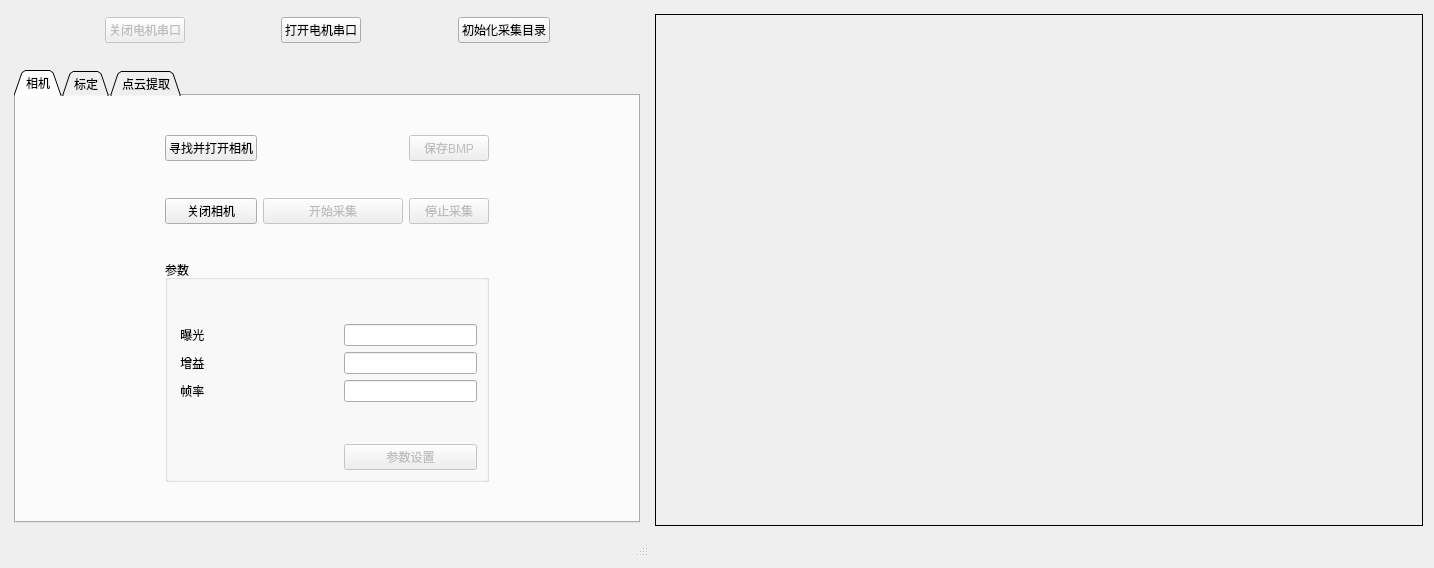
<?xml version="1.0" encoding="UTF-8"?>
<ui version="4.0">
 <class>Widget</class>
 <widget class="QWidget" name="Widget">
  <property name="enabled">
   <bool>true</bool>
  </property>
  <property name="geometry">
   <rect>
    <x>0</x>
    <y>0</y>
    <width>1434</width>
    <height>568</height>
   </rect>
  </property>
  <property name="windowTitle">
   <string>三维重建</string>
  </property>
  <layout class="QGridLayout" name="gridLayout_8">
   <item row="3" column="0">
    <spacer name="horizontalSpacer_12">
     <property name="orientation">
      <enum>Qt::Horizontal</enum>
     </property>
     <property name="sizeHint" stdset="0">
      <size>
       <width>40</width>
       <height>20</height>
      </size>
     </property>
    </spacer>
   </item>
   <item row="2" column="1">
    <spacer name="verticalSpacer_2">
     <property name="orientation">
      <enum>Qt::Vertical</enum>
     </property>
     <property name="sizeType">
      <enum>QSizePolicy::Fixed</enum>
     </property>
     <property name="sizeHint" stdset="0">
      <size>
       <width>20</width>
       <height>15</height>
      </size>
     </property>
    </spacer>
   </item>
   <item row="7" column="1" colspan="2">
    <widget class="QStatusBar" name="statusbar">
     <property name="autoFillBackground">
      <bool>false</bool>
     </property>
     <property name="title" stdset="0">
      <string>GroupBox</string>
     </property>
    </widget>
   </item>
   <item row="3" column="2">
    <spacer name="horizontalSpacer_23">
     <property name="orientation">
      <enum>Qt::Horizontal</enum>
     </property>
     <property name="sizeHint" stdset="0">
      <size>
       <width>40</width>
       <height>20</height>
      </size>
     </property>
    </spacer>
   </item>
   <item row="1" column="1">
    <layout class="QGridLayout" name="gridLayout_2">
     <item row="1" column="3">
      <spacer name="verticalSpacer_3">
       <property name="orientation">
        <enum>Qt::Vertical</enum>
       </property>
       <property name="sizeHint" stdset="0">
        <size>
         <width>20</width>
         <height>40</height>
        </size>
       </property>
      </spacer>
     </item>
     <item row="0" column="6">
      <spacer name="horizontalSpacer_7">
       <property name="orientation">
        <enum>Qt::Horizontal</enum>
       </property>
       <property name="sizeHint" stdset="0">
        <size>
         <width>40</width>
         <height>20</height>
        </size>
       </property>
      </spacer>
     </item>
     <item row="0" column="2">
      <spacer name="horizontalSpacer">
       <property name="orientation">
        <enum>Qt::Horizontal</enum>
       </property>
       <property name="sizeHint" stdset="0">
        <size>
         <width>40</width>
         <height>20</height>
        </size>
       </property>
      </spacer>
     </item>
     <item row="0" column="4">
      <spacer name="horizontalSpacer_3">
       <property name="orientation">
        <enum>Qt::Horizontal</enum>
       </property>
       <property name="sizeHint" stdset="0">
        <size>
         <width>40</width>
         <height>20</height>
        </size>
       </property>
      </spacer>
     </item>
     <item row="0" column="0">
      <spacer name="horizontalSpacer_2">
       <property name="orientation">
        <enum>Qt::Horizontal</enum>
       </property>
       <property name="sizeHint" stdset="0">
        <size>
         <width>40</width>
         <height>20</height>
        </size>
       </property>
      </spacer>
     </item>
     <item row="0" column="3">
      <widget class="QPushButton" name="motor_on_pushButton">
       <property name="text">
        <string>打开电机串口</string>
       </property>
      </widget>
     </item>
     <item row="0" column="1">
      <widget class="QPushButton" name="close_serial">
       <property name="enabled">
        <bool>false</bool>
       </property>
       <property name="contextMenuPolicy">
        <enum>Qt::NoContextMenu</enum>
       </property>
       <property name="text">
        <string>关闭电机串口</string>
       </property>
      </widget>
     </item>
     <item row="0" column="5">
      <widget class="QPushButton" name="setup">
       <property name="text">
        <string>初始化采集目录</string>
       </property>
      </widget>
     </item>
    </layout>
   </item>
   <item row="3" column="1">
    <widget class="QTabWidget" name="tabWidget">
     <property name="tabShape">
      <enum>QTabWidget::Triangular</enum>
     </property>
     <property name="currentIndex">
      <number>0</number>
     </property>
     <widget class="QWidget" name="tab_camera">
      <attribute name="title">
       <string>相机</string>
      </attribute>
      <layout class="QGridLayout" name="gridLayout_6">
       <item row="0" column="2">
        <spacer name="verticalSpacer_17">
         <property name="orientation">
          <enum>Qt::Vertical</enum>
         </property>
         <property name="sizeHint" stdset="0">
          <size>
           <width>20</width>
           <height>40</height>
          </size>
         </property>
        </spacer>
       </item>
       <item row="1" column="3">
        <widget class="QPushButton" name="save_bmp">
         <property name="enabled">
          <bool>false</bool>
         </property>
         <property name="text">
          <string>保存BMP</string>
         </property>
        </widget>
       </item>
       <item row="3" column="3">
        <widget class="QPushButton" name="stop_capture">
         <property name="enabled">
          <bool>false</bool>
         </property>
         <property name="text">
          <string>停止采集</string>
         </property>
        </widget>
       </item>
       <item row="1" column="0">
        <spacer name="horizontalSpacer_21">
         <property name="orientation">
          <enum>Qt::Horizontal</enum>
         </property>
         <property name="sizeHint" stdset="0">
          <size>
           <width>40</width>
           <height>20</height>
          </size>
         </property>
        </spacer>
       </item>
       <item row="1" column="1">
        <widget class="QPushButton" name="find_openCamera">
         <property name="text">
          <string>寻找并打开相机</string>
         </property>
        </widget>
       </item>
       <item row="1" column="2">
        <spacer name="horizontalSpacer_20">
         <property name="orientation">
          <enum>Qt::Horizontal</enum>
         </property>
         <property name="sizeHint" stdset="0">
          <size>
           <width>40</width>
           <height>20</height>
          </size>
         </property>
        </spacer>
       </item>
       <item row="2" column="2">
        <spacer name="verticalSpacer_19">
         <property name="orientation">
          <enum>Qt::Vertical</enum>
         </property>
         <property name="sizeHint" stdset="0">
          <size>
           <width>20</width>
           <height>40</height>
          </size>
         </property>
        </spacer>
       </item>
       <item row="1" column="4">
        <spacer name="horizontalSpacer_22">
         <property name="orientation">
          <enum>Qt::Horizontal</enum>
         </property>
         <property name="sizeHint" stdset="0">
          <size>
           <width>40</width>
           <height>20</height>
          </size>
         </property>
        </spacer>
       </item>
       <item row="6" column="2">
        <spacer name="verticalSpacer_18">
         <property name="orientation">
          <enum>Qt::Vertical</enum>
         </property>
         <property name="sizeHint" stdset="0">
          <size>
           <width>20</width>
           <height>40</height>
          </size>
         </property>
        </spacer>
       </item>
       <item row="4" column="1">
        <spacer name="verticalSpacer_20">
         <property name="orientation">
          <enum>Qt::Vertical</enum>
         </property>
         <property name="sizeHint" stdset="0">
          <size>
           <width>20</width>
           <height>40</height>
          </size>
         </property>
        </spacer>
       </item>
       <item row="5" column="1" colspan="3">
        <widget class="QGroupBox" name="groupBox_4">
         <property name="title">
          <string>参数</string>
         </property>
         <layout class="QGridLayout" name="gridLayout_7">
          <item row="2" column="0">
           <widget class="QLabel" name="label_4">
            <property name="text">
             <string> 增益</string>
            </property>
           </widget>
          </item>
          <item row="1" column="1">
           <spacer name="horizontalSpacer_19">
            <property name="orientation">
             <enum>Qt::Horizontal</enum>
            </property>
            <property name="sizeHint" stdset="0">
             <size>
              <width>40</width>
              <height>20</height>
             </size>
            </property>
           </spacer>
          </item>
          <item row="5" column="2">
           <widget class="QPushButton" name="param_set">
            <property name="enabled">
             <bool>false</bool>
            </property>
            <property name="text">
             <string>参数设置</string>
            </property>
           </widget>
          </item>
          <item row="4" column="2">
           <spacer name="verticalSpacer_21">
            <property name="orientation">
             <enum>Qt::Vertical</enum>
            </property>
            <property name="sizeHint" stdset="0">
             <size>
              <width>20</width>
              <height>40</height>
             </size>
            </property>
           </spacer>
          </item>
          <item row="3" column="0">
           <widget class="QLabel" name="label_5">
            <property name="text">
             <string> 帧率</string>
            </property>
           </widget>
          </item>
          <item row="3" column="2">
           <widget class="QLineEdit" name="FrameRate"/>
          </item>
          <item row="1" column="2">
           <widget class="QLineEdit" name="exposure"/>
          </item>
          <item row="2" column="2">
           <widget class="QLineEdit" name="Gain_edit"/>
          </item>
          <item row="1" column="0">
           <widget class="QLabel" name="label_3">
            <property name="text">
             <string> 曝光</string>
            </property>
           </widget>
          </item>
          <item row="0" column="2">
           <spacer name="verticalSpacer_22">
            <property name="orientation">
             <enum>Qt::Vertical</enum>
            </property>
            <property name="sizeHint" stdset="0">
             <size>
              <width>20</width>
              <height>40</height>
             </size>
            </property>
           </spacer>
          </item>
         </layout>
        </widget>
       </item>
       <item row="3" column="2">
        <widget class="QPushButton" name="start_capture">
         <property name="enabled">
          <bool>false</bool>
         </property>
         <property name="text">
          <string>开始采集</string>
         </property>
        </widget>
       </item>
       <item row="3" column="1">
        <widget class="QPushButton" name="close_camera">
         <property name="text">
          <string>关闭相机</string>
         </property>
        </widget>
       </item>
      </layout>
     </widget>
     <widget class="QWidget" name="tab_cali">
      <attribute name="title">
       <string>标定</string>
      </attribute>
      <layout class="QGridLayout" name="gridLayout_3">
       <item row="0" column="0">
        <widget class="QGroupBox" name="groupBox">
         <property name="title">
          <string>内参标定</string>
         </property>
         <layout class="QGridLayout" name="gridLayout_4">
          <item row="1" column="1">
           <widget class="QPushButton" name="inner_cali_pushButton">
            <property name="enabled">
             <bool>false</bool>
            </property>
            <property name="text">
             <string>标定内参</string>
            </property>
           </widget>
          </item>
          <item row="0" column="1">
           <widget class="QPushButton" name="inner_pushButton">
            <property name="enabled">
             <bool>false</bool>
            </property>
            <property name="text">
             <string>内参采集图像</string>
            </property>
           </widget>
          </item>
          <item row="0" column="0">
           <spacer name="horizontalSpacer_4">
            <property name="orientation">
             <enum>Qt::Horizontal</enum>
            </property>
            <property name="sizeHint" stdset="0">
             <size>
              <width>40</width>
              <height>20</height>
             </size>
            </property>
           </spacer>
          </item>
          <item row="0" column="2">
           <spacer name="horizontalSpacer_17">
            <property name="orientation">
             <enum>Qt::Horizontal</enum>
            </property>
            <property name="sizeHint" stdset="0">
             <size>
              <width>40</width>
              <height>20</height>
             </size>
            </property>
           </spacer>
          </item>
         </layout>
        </widget>
       </item>
       <item row="1" column="0" colspan="4">
        <widget class="QGroupBox" name="groupBox_3">
         <property name="title">
          <string>系统参数标定</string>
         </property>
         <layout class="QGridLayout" name="gridLayout_13">
          <item row="2" column="0">
           <layout class="QHBoxLayout" name="horizontalLayout_3">
            <item>
             <spacer name="horizontalSpacer_10">
              <property name="orientation">
               <enum>Qt::Horizontal</enum>
              </property>
              <property name="sizeHint" stdset="0">
               <size>
                <width>40</width>
                <height>20</height>
               </size>
              </property>
             </spacer>
            </item>
            <item>
             <widget class="QPushButton" name="extract_line">
              <property name="enabled">
               <bool>false</bool>
              </property>
              <property name="text">
               <string>3.中心线提取保存</string>
              </property>
             </widget>
            </item>
            <item>
             <spacer name="horizontalSpacer_9">
              <property name="orientation">
               <enum>Qt::Horizontal</enum>
              </property>
              <property name="sizeHint" stdset="0">
               <size>
                <width>40</width>
                <height>20</height>
               </size>
              </property>
             </spacer>
            </item>
            <item>
             <widget class="QPushButton" name="cali_sys">
              <property name="enabled">
               <bool>false</bool>
              </property>
              <property name="text">
               <string>4.标定系统参数</string>
              </property>
             </widget>
            </item>
            <item>
             <spacer name="horizontalSpacer_11">
              <property name="orientation">
               <enum>Qt::Horizontal</enum>
              </property>
              <property name="sizeHint" stdset="0">
               <size>
                <width>40</width>
                <height>20</height>
               </size>
              </property>
             </spacer>
            </item>
           </layout>
          </item>
          <item row="0" column="0">
           <layout class="QHBoxLayout" name="horizontalLayout">
            <item>
             <spacer name="horizontalSpacer_15">
              <property name="orientation">
               <enum>Qt::Horizontal</enum>
              </property>
              <property name="sizeHint" stdset="0">
               <size>
                <width>40</width>
                <height>20</height>
               </size>
              </property>
             </spacer>
            </item>
            <item>
             <widget class="QLabel" name="label">
              <property name="text">
               <string>输入角度</string>
              </property>
             </widget>
            </item>
            <item>
             <widget class="QDoubleSpinBox" name="doubleSpinBox">
              <property name="minimumSize">
               <size>
                <width>170</width>
                <height>30</height>
               </size>
              </property>
              <property name="decimals">
               <number>4</number>
              </property>
             </widget>
            </item>
            <item>
             <spacer name="horizontalSpacer_5">
              <property name="orientation">
               <enum>Qt::Horizontal</enum>
              </property>
              <property name="sizeHint" stdset="0">
               <size>
                <width>40</width>
                <height>20</height>
               </size>
              </property>
             </spacer>
            </item>
            <item>
             <widget class="QPushButton" name="mov_motor">
              <property name="enabled">
               <bool>false</bool>
              </property>
              <property name="text">
               <string>输入转动电机</string>
              </property>
             </widget>
            </item>
            <item>
             <spacer name="horizontalSpacer_13">
              <property name="orientation">
               <enum>Qt::Horizontal</enum>
              </property>
              <property name="sizeHint" stdset="0">
               <size>
                <width>40</width>
                <height>20</height>
               </size>
              </property>
             </spacer>
            </item>
           </layout>
          </item>
          <item row="1" column="0">
           <layout class="QHBoxLayout" name="horizontalLayout_2">
            <item>
             <spacer name="horizontalSpacer_16">
              <property name="orientation">
               <enum>Qt::Horizontal</enum>
              </property>
              <property name="sizeHint" stdset="0">
               <size>
                <width>40</width>
                <height>20</height>
               </size>
              </property>
             </spacer>
            </item>
            <item>
             <widget class="QPushButton" name="src_capture">
              <property name="enabled">
               <bool>false</bool>
              </property>
              <property name="text">
               <string>1.采集棋盘平面图</string>
              </property>
             </widget>
            </item>
            <item>
             <spacer name="horizontalSpacer_8">
              <property name="orientation">
               <enum>Qt::Horizontal</enum>
              </property>
              <property name="sizeHint" stdset="0">
               <size>
                <width>40</width>
                <height>20</height>
               </size>
              </property>
             </spacer>
            </item>
            <item>
             <widget class="QPushButton" name="save_for_sys">
              <property name="enabled">
               <bool>false</bool>
              </property>
              <property name="text">
               <string>2.采集标定图片</string>
              </property>
             </widget>
            </item>
            <item>
             <spacer name="horizontalSpacer_14">
              <property name="orientation">
               <enum>Qt::Horizontal</enum>
              </property>
              <property name="sizeHint" stdset="0">
               <size>
                <width>40</width>
                <height>20</height>
               </size>
              </property>
             </spacer>
            </item>
           </layout>
          </item>
         </layout>
        </widget>
       </item>
       <item row="0" column="3">
        <widget class="QGroupBox" name="groupBox_8">
         <property name="title">
          <string> 电机控制</string>
         </property>
         <layout class="QGridLayout" name="gridLayout">
          <item row="1" column="0">
           <widget class="QPushButton" name="motor_condition">
            <property name="enabled">
             <bool>false</bool>
            </property>
            <property name="text">
             <string>电机状态</string>
            </property>
           </widget>
          </item>
          <item row="2" column="0">
           <widget class="QPushButton" name="motor_Zero">
            <property name="enabled">
             <bool>false</bool>
            </property>
            <property name="text">
             <string>电机归零</string>
            </property>
           </widget>
          </item>
         </layout>
        </widget>
       </item>
       <item row="0" column="1">
        <widget class="QGroupBox" name="groupBox_2">
         <property name="title">
          <string>外参标定</string>
         </property>
         <layout class="QGridLayout" name="gridLayout_5">
          <item row="0" column="0">
           <spacer name="horizontalSpacer_18">
            <property name="orientation">
             <enum>Qt::Horizontal</enum>
            </property>
            <property name="sizeHint" stdset="0">
             <size>
              <width>40</width>
              <height>20</height>
             </size>
            </property>
           </spacer>
          </item>
          <item row="1" column="1">
           <widget class="QPushButton" name="inner_matrix_pushButton">
            <property name="enabled">
             <bool>false</bool>
            </property>
            <property name="text">
             <string>输入参数标定外参</string>
            </property>
           </widget>
          </item>
          <item row="0" column="1">
           <widget class="QPushButton" name="outer_pushButton">
            <property name="enabled">
             <bool>false</bool>
            </property>
            <property name="text">
             <string>外参采集图像</string>
            </property>
           </widget>
          </item>
          <item row="0" column="2">
           <spacer name="horizontalSpacer_6">
            <property name="orientation">
             <enum>Qt::Horizontal</enum>
            </property>
            <property name="sizeHint" stdset="0">
             <size>
              <width>40</width>
              <height>20</height>
             </size>
            </property>
           </spacer>
          </item>
         </layout>
        </widget>
       </item>
       <item row="0" column="2">
        <widget class="QGroupBox" name="groupBox_9">
         <property name="title">
          <string>系统参数d标定</string>
         </property>
         <layout class="QGridLayout" name="gridLayout_14">
          <item row="0" column="0">
           <widget class="QPushButton" name="cap_image_D">
            <property name="enabled">
             <bool>false</bool>
            </property>
            <property name="text">
             <string>采集基准平面图像</string>
            </property>
           </widget>
          </item>
          <item row="1" column="0">
           <widget class="QPushButton" name="cali_D">
            <property name="enabled">
             <bool>false</bool>
            </property>
            <property name="text">
             <string>标定d参数</string>
            </property>
           </widget>
          </item>
         </layout>
        </widget>
       </item>
      </layout>
     </widget>
     <widget class="QWidget" name="tab_3d">
      <attribute name="title">
       <string>点云提取</string>
      </attribute>
      <layout class="QGridLayout" name="gridLayout_12">
       <item row="2" column="0">
        <spacer name="verticalSpacer_25">
         <property name="orientation">
          <enum>Qt::Vertical</enum>
         </property>
         <property name="sizeType">
          <enum>QSizePolicy::Fixed</enum>
         </property>
         <property name="sizeHint" stdset="0">
          <size>
           <width>20</width>
           <height>25</height>
          </size>
         </property>
        </spacer>
       </item>
       <item row="3" column="0" colspan="2">
        <widget class="QGroupBox" name="groupBox_6">
         <property name="title">
          <string>三维处理</string>
         </property>
         <layout class="QGridLayout" name="gridLayout_10">
          <item row="2" column="1">
           <widget class="QPushButton" name="auto_end">
            <property name="enabled">
             <bool>false</bool>
            </property>
            <property name="text">
             <string>结束处理</string>
            </property>
           </widget>
          </item>
          <item row="0" column="0">
           <spacer name="horizontalSpacer_25">
            <property name="orientation">
             <enum>Qt::Horizontal</enum>
            </property>
            <property name="sizeHint" stdset="0">
             <size>
              <width>40</width>
              <height>20</height>
             </size>
            </property>
           </spacer>
          </item>
          <item row="0" column="1">
           <widget class="QPushButton" name="auto_three">
            <property name="enabled">
             <bool>false</bool>
            </property>
            <property name="text">
             <string>自动处理</string>
            </property>
           </widget>
          </item>
          <item row="0" column="2">
           <spacer name="horizontalSpacer_26">
            <property name="orientation">
             <enum>Qt::Horizontal</enum>
            </property>
            <property name="sizeHint" stdset="0">
             <size>
              <width>40</width>
              <height>20</height>
             </size>
            </property>
           </spacer>
          </item>
          <item row="1" column="1">
           <spacer name="verticalSpacer_30">
            <property name="orientation">
             <enum>Qt::Vertical</enum>
            </property>
            <property name="sizeHint" stdset="0">
             <size>
              <width>20</width>
              <height>40</height>
             </size>
            </property>
           </spacer>
          </item>
         </layout>
        </widget>
       </item>
       <item row="1" column="1">
        <widget class="QGroupBox" name="groupBox_5">
         <property name="title">
          <string>调试</string>
         </property>
         <layout class="QGridLayout" name="gridLayout_9">
          <item row="2" column="0">
           <widget class="QPushButton" name="line_cap">
            <property name="enabled">
             <bool>false</bool>
            </property>
            <property name="text">
             <string>提取中心线并保存</string>
            </property>
           </widget>
          </item>
          <item row="0" column="0">
           <widget class="QPushButton" name="grab_image">
            <property name="enabled">
             <bool>false</bool>
            </property>
            <property name="text">
             <string>采集图片</string>
            </property>
           </widget>
          </item>
          <item row="1" column="0">
           <spacer name="verticalSpacer_29">
            <property name="orientation">
             <enum>Qt::Vertical</enum>
            </property>
            <property name="sizeHint" stdset="0">
             <size>
              <width>20</width>
              <height>40</height>
             </size>
            </property>
           </spacer>
          </item>
          <item row="4" column="0">
           <widget class="QPushButton" name="three_point">
            <property name="enabled">
             <bool>false</bool>
            </property>
            <property name="text">
             <string>三维处理</string>
            </property>
           </widget>
          </item>
          <item row="3" column="0">
           <spacer name="verticalSpacer_31">
            <property name="orientation">
             <enum>Qt::Vertical</enum>
            </property>
            <property name="sizeHint" stdset="0">
             <size>
              <width>20</width>
              <height>40</height>
             </size>
            </property>
           </spacer>
          </item>
         </layout>
        </widget>
       </item>
       <item row="1" column="0">
        <widget class="QGroupBox" name="groupBox_7">
         <property name="title">
          <string> 输入参数</string>
         </property>
         <layout class="QGridLayout" name="gridLayout_11">
          <item row="4" column="0">
           <widget class="QPushButton" name="input_sys">
            <property name="text">
             <string>输入系统参数</string>
            </property>
           </widget>
          </item>
          <item row="0" column="0">
           <widget class="QPushButton" name="input_inner_cali">
            <property name="text">
             <string>输入内参</string>
            </property>
           </widget>
          </item>
          <item row="1" column="0">
           <spacer name="verticalSpacer_27">
            <property name="orientation">
             <enum>Qt::Vertical</enum>
            </property>
            <property name="sizeHint" stdset="0">
             <size>
              <width>20</width>
              <height>40</height>
             </size>
            </property>
           </spacer>
          </item>
          <item row="2" column="0">
           <widget class="QPushButton" name="input_outter_cali">
            <property name="text">
             <string>输入外参</string>
            </property>
           </widget>
          </item>
          <item row="3" column="0">
           <spacer name="verticalSpacer_28">
            <property name="orientation">
             <enum>Qt::Vertical</enum>
            </property>
            <property name="sizeHint" stdset="0">
             <size>
              <width>20</width>
              <height>40</height>
             </size>
            </property>
           </spacer>
          </item>
         </layout>
        </widget>
       </item>
       <item row="0" column="0">
        <spacer name="verticalSpacer_26">
         <property name="orientation">
          <enum>Qt::Vertical</enum>
         </property>
         <property name="sizeType">
          <enum>QSizePolicy::Fixed</enum>
         </property>
         <property name="sizeHint" stdset="0">
          <size>
           <width>20</width>
           <height>20</height>
          </size>
         </property>
        </spacer>
       </item>
       <item row="4" column="0">
        <spacer name="verticalSpacer_32">
         <property name="orientation">
          <enum>Qt::Vertical</enum>
         </property>
         <property name="sizeHint" stdset="0">
          <size>
           <width>20</width>
           <height>40</height>
          </size>
         </property>
        </spacer>
       </item>
      </layout>
     </widget>
    </widget>
   </item>
   <item row="6" column="3">
    <spacer name="verticalSpacer_16">
     <property name="orientation">
      <enum>Qt::Vertical</enum>
     </property>
     <property name="sizeHint" stdset="0">
      <size>
       <width>20</width>
       <height>40</height>
      </size>
     </property>
    </spacer>
   </item>
   <item row="6" column="1">
    <spacer name="verticalSpacer_14">
     <property name="orientation">
      <enum>Qt::Vertical</enum>
     </property>
     <property name="sizeHint" stdset="0">
      <size>
       <width>20</width>
       <height>40</height>
      </size>
     </property>
    </spacer>
   </item>
   <item row="0" column="3" rowspan="5">
    <widget class="QLabel" name="label_image">
     <property name="minimumSize">
      <size>
       <width>768</width>
       <height>512</height>
      </size>
     </property>
     <property name="maximumSize">
      <size>
       <width>768</width>
       <height>512</height>
      </size>
     </property>
     <property name="frameShape">
      <enum>QFrame::Box</enum>
     </property>
     <property name="frameShadow">
      <enum>QFrame::Plain</enum>
     </property>
     <property name="text">
      <string/>
     </property>
     <property name="textFormat">
      <enum>Qt::AutoText</enum>
     </property>
     <property name="pixmap">
      <pixmap resource="res.qrc">:/pic/camera.png</pixmap>
     </property>
     <property name="scaledContents">
      <bool>false</bool>
     </property>
     <property name="alignment">
      <set>Qt::AlignCenter</set>
     </property>
     <property name="wordWrap">
      <bool>false</bool>
     </property>
     <property name="textInteractionFlags">
      <set>Qt::LinksAccessibleByMouse</set>
     </property>
    </widget>
   </item>
  </layout>
 </widget>
 <resources>
  <include location="res.qrc"/>
 </resources>
 <connections/>
</ui>
